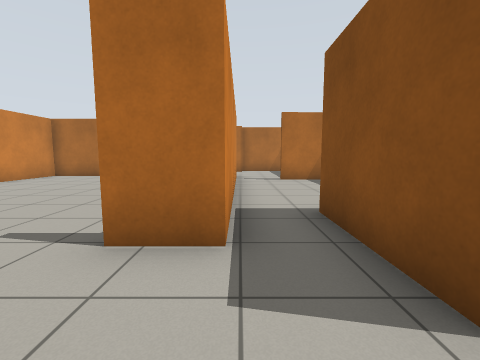
[1] (above)

18 first-person views from a walk through a Gazebo world. The camera is 0.94 m above the floor, tilts 6° down and sees 90° across. The floor is counted in squares, 1 m on a side. Each view is taken from the middle of a square. On the plan, view 1 faces up. The plan holds only what a view shows up to about 10 squares ahead; the rest is blank.

[2]
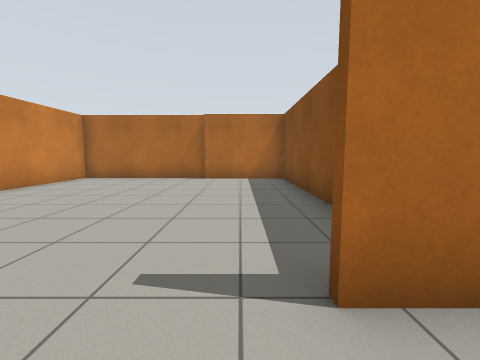

[3]
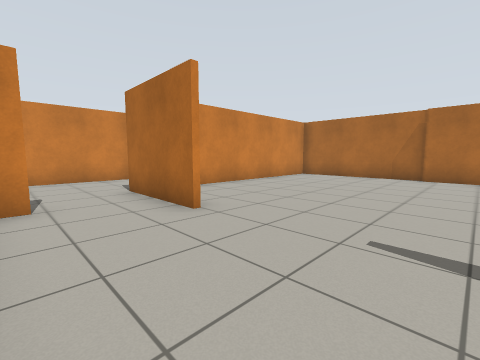

[4]
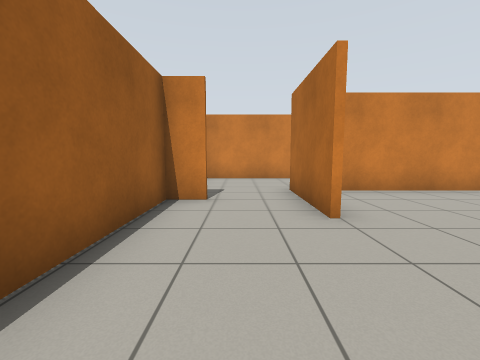

[5]
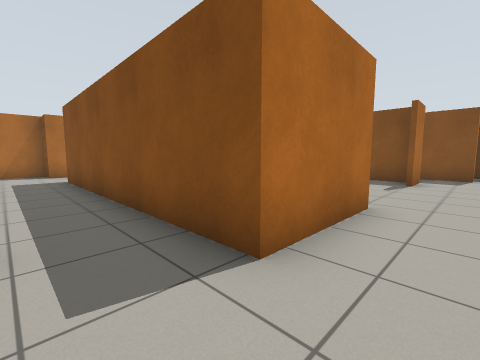

[6]
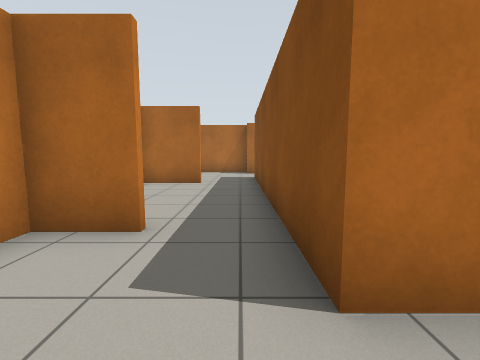

[7]
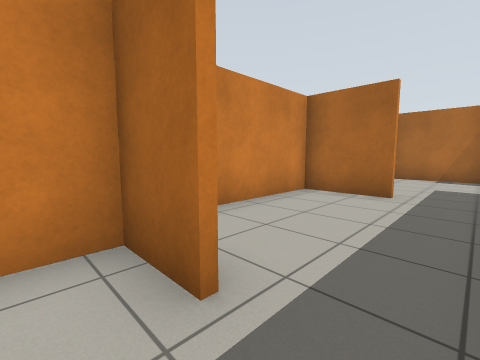

[8]
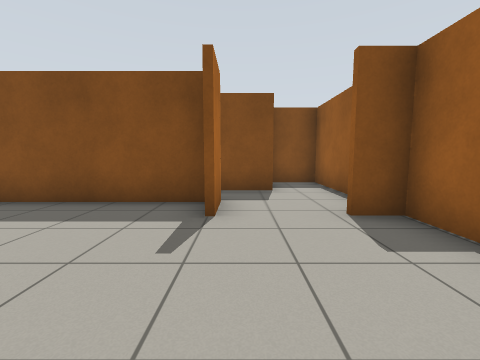

[9]
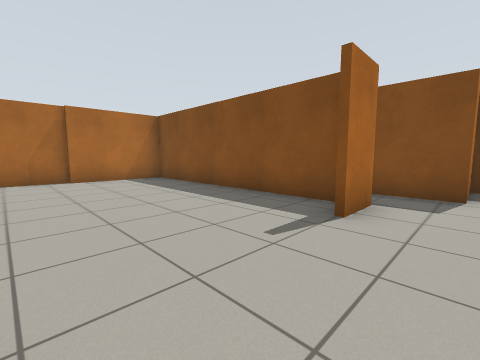

[10]
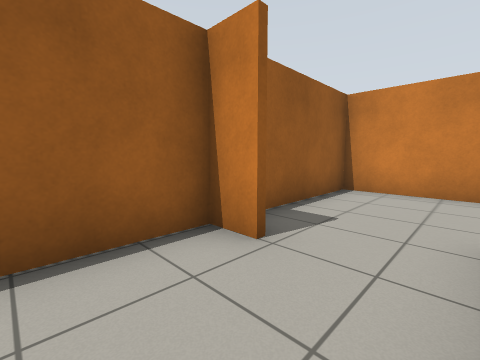

[11]
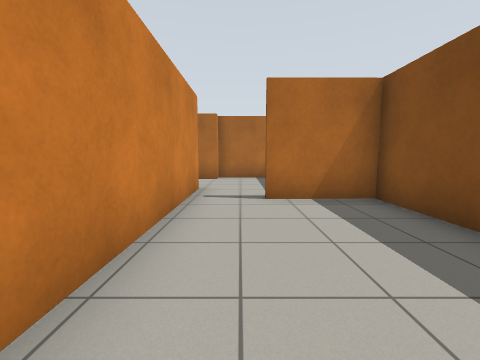

[12]
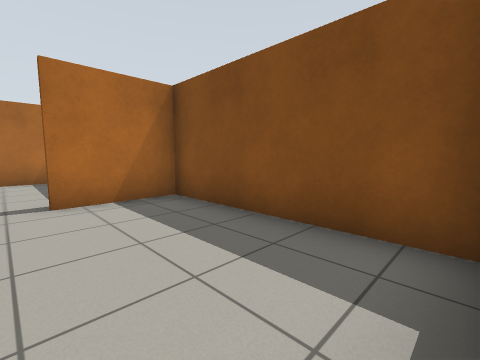

[13]
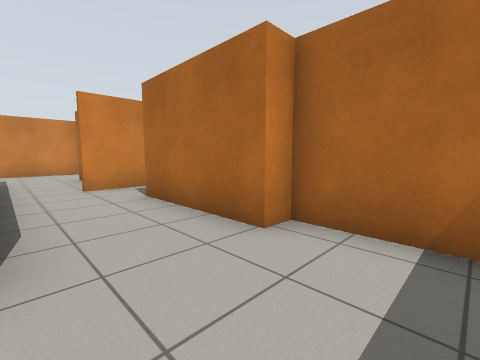

[14]
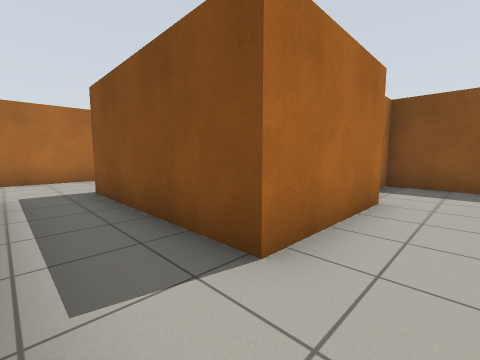

[15]
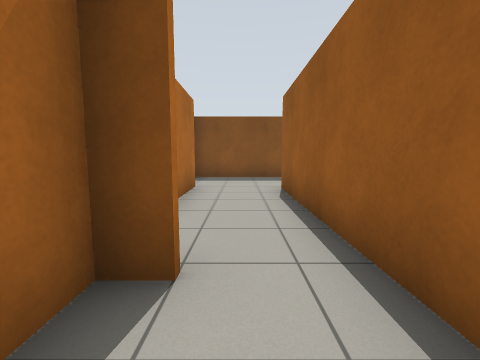

[16]
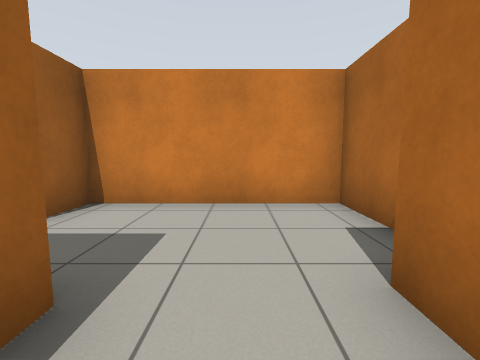

[17]
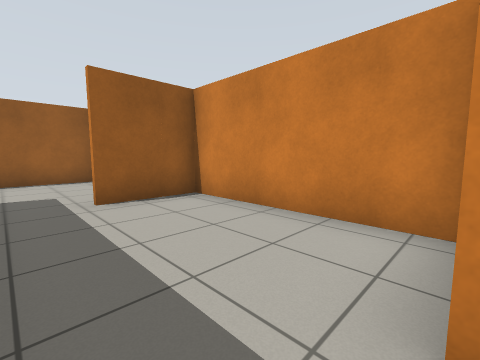

[18]
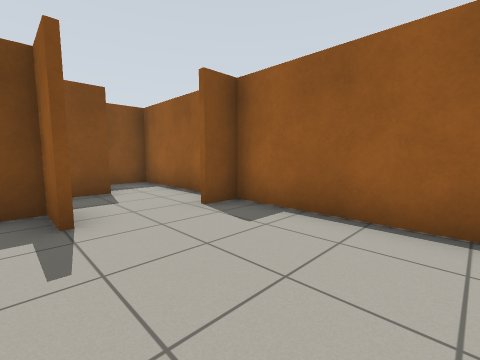

### Floor plan
Points are (right, up) in squares from view 1. A wall is a line through its corners. A room is listed if a view was taken in it or the views show most of it. See-through windows are left out.
Room 1 (views 1, 2, 3, 4, 8, 9, 10, 11, 12, 18)
walls: (-1.5, 2.5) (-0.3, 2.5) (-0.3, 10.5) (-3.5, 10.5); (-0.1, 4.6) (-0.1, 2.3) (-1.5, 2.3); (-5.4, 2.3) (-6.4, 2.3); (-3.4, 10.7) (-8.3, 10.7) (-8.3, 3.6); (-7, 0.4) (-7, -0.6) (-1.4, -0.6) (-1.4, 0.4); (-0.1, -0.6) (3.1, -0.6) (3.1, 1.1) (1.3, 1.1) (1.3, 4)
ways out: opening at (-6, 1) to room 2; opening at (1, 3.5) to room 4
Room 2 (views 5, 6, 7, 14, 15, 16, 17)
walls: (-10.2, 8.9) (-12.4, 8.9) (-12.4, 4) (-10.1, 4); (-10.1, 3.9) (-11.6, 3.9) (-11.6, -0.6) (-8.1, -0.6); (-6, 10.8) (-4.5, 10.8); (-6.4, 2.3) (-8.4, 2.3) (-8.4, 10.8) (-8, 10.8); (-8, 13.1) (-8.6, 13.1) (-8.6, 13.9) (-11.6, 13.9) (-11.6, 9.1) (-10.5, 9.1); (-5.3, 13.1) (-6, 13.1)
ways out: opening at (-6, 1) to room 1; opening at (-4, 12) to room 3
Room 3 (view 13)
walls: (3.1, 10.1) (3.1, 13.9) (0.1, 13.9) (0.1, 13.3) (-3.4, 13.3); (-4.5, 10.8) (-0.1, 10.8) (-0.1, 8.6); (-5.1, 14.1) (-5.1, 12.4)
ways out: opening at (-4, 12) to room 2; opening at (1, 9) to room 4; opening at (-4, 14)
Room 4 (no view inside)
walls: (-0.1, 8.6) (-0.1, 4.6); (3.9, 3.9) (3.9, 9.1) (1.5, 9.1)
ways out: opening at (1, 3.5) to room 1; opening at (1, 9) to room 3

Positions as (right, up) in squares from view 1, and headings:
1: (0, 0), facing up
2: (-2, 1), facing up
3: (-2, 0), facing up-left
4: (-2, 1), facing left
5: (-10, 1), facing up-right
6: (-9, 1), facing up
7: (-9, 3), facing up-left
8: (-5, 2), facing right
9: (-5, 1), facing up-right
10: (-5, 2), facing down-left
11: (1, 4), facing up
12: (1, 4), facing up-right
13: (2, 11), facing up-left
14: (-5, 12), facing up-right
15: (-7, 12), facing right
16: (-7, 12), facing left
17: (-9, 9), facing down-left
18: (-5, 3), facing down-right
